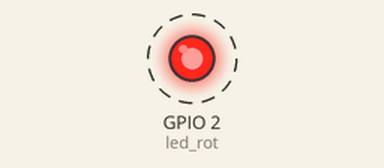
This program was run on a simulated ESP32 board running MicroPython. Parts: output pins drawn as LEDs (lit = HIGH). Dashed ring = blinking. What the program prints to the serial console is not drawn. At 5.0 s the program stops and its outputs stay as they are.

Above: at 0.2 s.
Timing chart, 0 to 3.0 s (numbered marks = the images above):
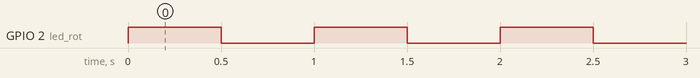

The program:

main.py
```python
from machine import Pin
from time import sleep


led_rot = Pin(2, Pin.OUT)

print("Red LED will blink 5 times...")

# Blink loop
for i in range(5):
    led_rot.on()
    sleep(0.5)
    led_rot.off()
    sleep(0.5)

print("Done!")
```

Measured:
- by itself, GPIO 2 (led_rot): alternates HIGH for 0.50 s and LOW for 0.50 s, 10 changes in all, then stays LOW
